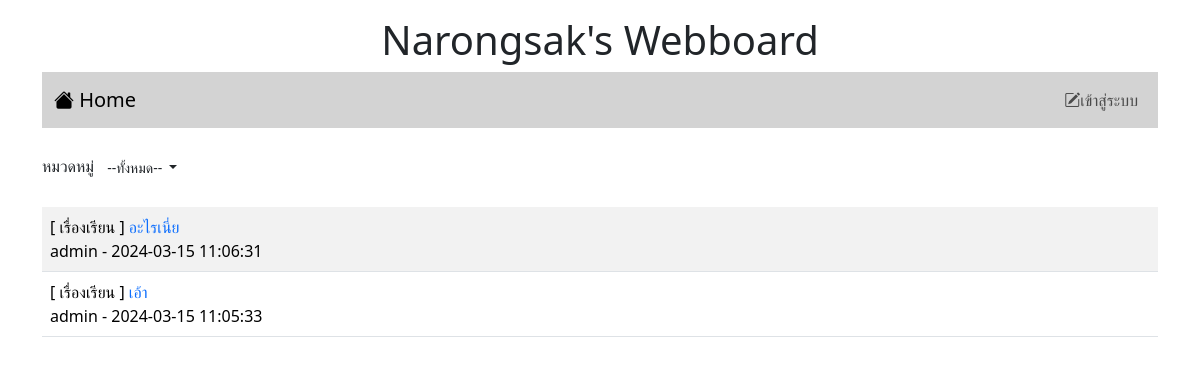
Before: / with the older database file.
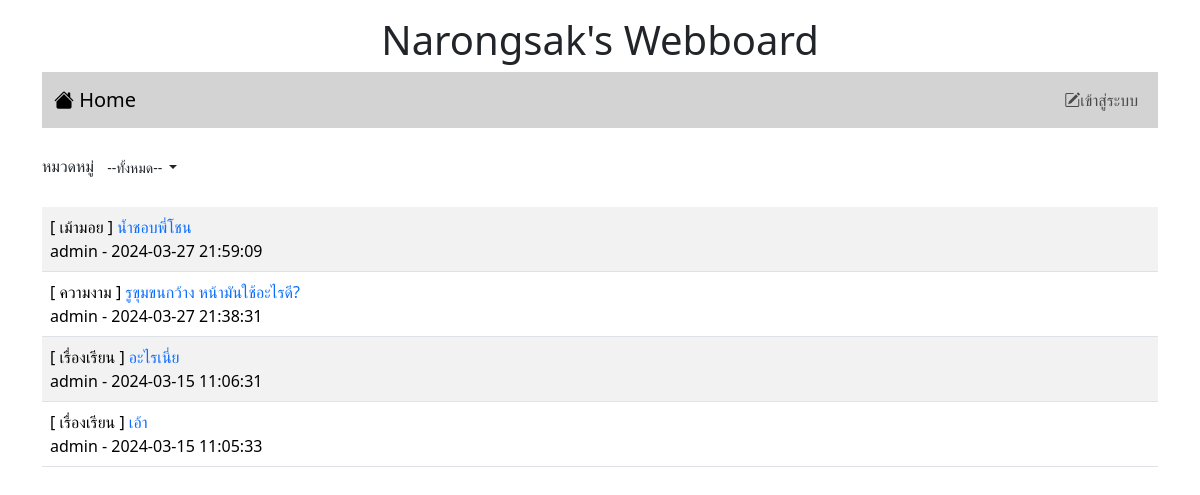
After: the same page with the newer database file.
### tables this page shows
CREATE TABLE `post` (
  `id` int(11) NOT NULL,
  `title` varchar(128) NOT NULL,
  `content` varchar(2048) NOT NULL,
  `post_date` datetime NOT NULL,
  `cat_id` int(11) NOT NULL,
  `user_id` int(11) NOT NULL
);

CREATE TABLE `category` (
  `id` int(11) NOT NULL,
  `name` varchar(32) NOT NULL
);

CREATE TABLE `user` (
  `id` int(11) NOT NULL,
  `login` varchar(32) NOT NULL,
  `password` varchar(64) NOT NULL,
  `name` varchar(64) NOT NULL,
  `gender` char(1) NOT NULL,
  `email` varchar(32) NOT NULL,
  `role` char(1) NOT NULL
);

### index.php (the view, shortened to what this page needs)
<!DOCTYPE html>
<html lang="en">
<head>
    <link href="https://cdn.jsdelivr.net/npm/bootstrap@5.3.2/dist/css/bootstrap.min.css" rel="stylesheet">
    <link rel="stylesheet" href="https://cdn.jsdelivr.net/npm/bootstrap-icons@1.11.3/font/bootstrap-icons.min.css">
</head>
<body>
    <div class="container-lg">
        <h1 style="text-align: center;" class="mt-3">Narongsak's Webboard</h1>
        <?php include "nav.php" ?>
        <div class="mt-4 d-flex justify-content-between">
            <div>
                <lable>หมวดหมู่</lable>
                <span class="dropdown">
                    <?php
                    $conn = new PDO("mysql:host=localhost;dbname=webboard;charset=utf8", "root", "");
                    ?>
                    <button class="btn btn-white-50 btn-sm dropdown-toggle" type="button" data-bs-toggle="dropdown" aria-expanded="false">
                        <?php
                        if (isset($_GET['id'])) {
                            $sql = "SELECT name FROM category WHERE id=$_GET[id]";
                            foreach ($conn->query($sql) as $row)
                                echo "$row[name]";
                        } else {
                            echo "--ทั้งหมด--";
                        }
                        ?>
                    </button>
                        <?php
                        $sql = "SELECT * FROM category";
                        ?>
                </span>
            </div>
        </div>
        <table class="table table-striped mt-4 ">
            <?php
            $conn = new PDO("mysql:host=localhost;dbname=webboard;charset=utf8", "root", "");
            if (isset($_GET['id'])) {
                $sql = "SELECT t3.name,t1.title,t1.id,t2.login,t1.post_date,t2.id as 'user_id' FROM post as t1
            INNER JOIN user as t2 ON (t1.user_id=t2.id)
            INNER JOIN category as t3 ON (t1.cat_id=t3.id)
            WHERE t1.cat_id=$_GET[id]
            ORDER BY t1.post_date DESC";
            } else {
                $sql = "SELECT t3.name,t1.title,t1.id,t2.login,t1.post_date,t2.id as 'user_id' FROM post as t1
            INNER JOIN user as t2 ON (t1.user_id=t2.id)
            INNER JOIN category as t3 ON (t1.cat_id=t3.id)
            ORDER BY t1.post_date DESC";
            }
            $result = $conn->query($sql);
            while ($row = $result->fetch()) {
                echo "<tr><td class='d-flex'>
            <div class='flex-grow-1'>[ $row[0] ]<a href=post.php?id=$row[2]
            style=text-decoration:none> $row[1]</a><br>$row[3] - $row[4]</div>";
            }
            ?>
        </table>
    </div>
</body>
</html>

Changed rows visible on the page:
added post: category.name "เม้ามอย", title "น้ำชอบพี่โชน", user.login "admin", post_date "2024-03-27 21:59:09"
added post: category.name "ความงาม", title "รูขุมขนกว้าง หน้ามันใช้อะไรดี?", user.login "admin", post_date "2024-03-27 21:38:31"
